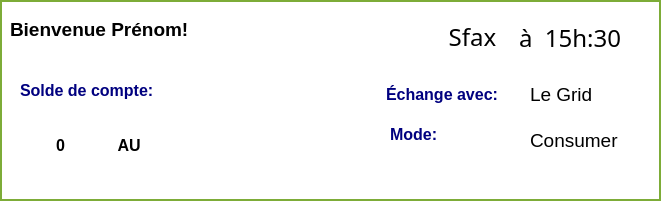
     <widget class="QWidget" name="SolarPanel" native="true">
      <property name="geometry">
       <rect>
        <x>10</x>
        <y>98</y>
        <width>661</width>
        <height>201</height>
       </rect>
      </property>
      <property name="styleSheet">
       <string notr="true">background-color: rgb(255, 255, 255);border:2px solid rgb(125, 172, 56);</string>
      </property>
      <widget class="QLabel" name="label_11">
       <property name="geometry">
        <rect>
         <x>20</x>
         <y>80</y>
         <width>151</width>
         <height>21</height>
        </rect>
       </property>
       <property name="font">
        <font>
         <pointsize>12</pointsize>
         <weight>75</weight>
         <bold>true</bold>
        </font>
       </property>
       <property name="styleSheet">
        <string notr="true">color: rgb(0, 0, 127);border:0px ;</string>
       </property>
       <property name="text">
        <string>Solde de compte:</string>
       </property>
      </widget>
      <widget class="QLabel" name="solde">
       <property name="geometry">
        <rect>
         <x>50</x>
         <y>130</y>
         <width>231</width>
         <height>31</height>
        </rect>
       </property>
       <property name="font">
        <font>
         <pointsize>12</pointsize>
         <weight>75</weight>
         <bold>true</bold>
        </font>
       </property>
       <property name="styleSheet">
        <string notr="true">border-color: rgb(255, 255, 255);color:rgb(0, 0, 0)</string>
       </property>
       <property name="text">
        <string>0            AU</string>
       </property>
      </widget>
      <widget class="QLabel" name="bienvenue">
       <property name="geometry">
        <rect>
         <x>10</x>
         <y>14</y>
         <width>321</width>
         <height>31</height>
        </rect>
       </property>
       <property name="font">
        <font>
         <pointsize>14</pointsize>
         <weight>75</weight>
         <bold>true</bold>
         <underline>false</underline>
        </font>
       </property>
       <property name="styleSheet">
        <string notr="true">color: rgb(0, 0, 0);border:0px;</string>
       </property>
       <property name="text">
        <string>Bienvenue Prénom!</string>
       </property>
      </widget>
      <widget class="QLabel" name="label_28">
       <property name="geometry">
        <rect>
         <x>230</x>
         <y>90</y>
         <width>71</width>
         <height>71</height>
        </rect>
       </property>
       <property name="styleSheet">
        <string notr="true">color: rgb(0, 0, 0);border:0px;</string>
       </property>
       <property name="text">
        <string/>
       </property>
       <property name="pixmap">
        <pixmap>images/money.jpg</pixmap>
       </property>
       <property name="scaledContents">
        <bool>true</bool>
       </property>
      </widget>
      <widget class="QLabel" name="label_81">
       <property name="geometry">
        <rect>
         <x>390</x>
         <y>122</y>
         <width>61</width>
         <height>25</height>
        </rect>
       </property>
       <property name="font">
        <font>
         <pointsize>12</pointsize>
         <weight>75</weight>
         <bold>true</bold>
        </font>
       </property>
       <property name="styleSheet">
        <string notr="true">color: rgb(0, 0, 127);border:0px ;</string>
       </property>
       <property name="text">
        <string>Mode:</string>
       </property>
      </widget>
      <widget class="QLabel" name="mode">
       <property name="geometry">
        <rect>
         <x>530</x>
         <y>130</y>
         <width>91</width>
         <height>21</height>
        </rect>
       </property>
       <property name="font">
        <font>
         <family>Arial</family>
         <pointsize>14</pointsize>
         <italic>false</italic>
        </font>
       </property>
       <property name="styleSheet">
        <string notr="true">border:0px ;color: rbg(0,0,0);</string>
       </property>
       <property name="text">
        <string>Consumer</string>
       </property>
      </widget>
      <widget class="QLabel" name="label_6">
       <property name="geometry">
        <rect>
         <x>403</x>
         <y>19</y>
         <width>31</width>
         <height>31</height>
        </rect>
       </property>
       <property name="styleSheet">
        <string notr="true">border:0px ;</string>
       </property>
       <property name="text">
        <string/>
       </property>
       <property name="pixmap">
        <pixmap>images/loc.jpg</pixmap>
       </property>
       <property name="scaledContents">
        <bool>true</bool>
       </property>
      </widget>
      <widget class="QLabel" name="Localisation">
       <property name="geometry">
        <rect>
         <x>432</x>
         <y>22</y>
         <width>81</width>
         <height>30</height>
        </rect>
       </property>
       <property name="font">
        <font>
         <family>Arial Rounded MT Bold</family>
         <pointsize>18</pointsize>
         <weight>50</weight>
         <bold>false</bold>
        </font>
       </property>
       <property name="styleSheet">
        <string notr="true">color: rgb(0, 0, 0);border:0px ;</string>
       </property>
       <property name="text">
        <string>Sfax</string>
       </property>
       <property name="alignment">
        <set>Qt::AlignCenter</set>
       </property>
      </widget>
      <widget class="QLabel" name="hour">
       <property name="geometry">
        <rect>
         <x>519</x>
         <y>27</y>
         <width>111</width>
         <height>21</height>
        </rect>
       </property>
       <property name="font">
        <font>
         <family>Arial Rounded MT Bold</family>
         <pointsize>18</pointsize>
        </font>
       </property>
       <property name="styleSheet">
        <string notr="true">color:rgb(0, 0, 0);border:0px ;</string>
       </property>
       <property name="text">
        <string>à  15h:30</string>
       </property>
      </widget>
      <widget class="QLabel" name="label_38">
       <property name="geometry">
        <rect>
         <x>386</x>
         <y>84</y>
         <width>131</width>
         <height>21</height>
        </rect>
       </property>
       <property name="font">
        <font>
         <pointsize>12</pointsize>
         <weight>75</weight>
         <bold>true</bold>
        </font>
       </property>
       <property name="styleSheet">
        <string notr="true">color: rgb(0, 0, 127);border:0px ;</string>
       </property>
       <property name="text">
        <string>Échange avec:</string>
       </property>
      </widget>
      <widget class="QLabel" name="exchangeWith">
       <property name="geometry">
        <rect>
         <x>530</x>
         <y>84</y>
         <width>91</width>
         <height>21</height>
        </rect>
       </property>
       <property name="font">
        <font>
         <pointsize>14</pointsize>
        </font>
       </property>
       <property name="styleSheet">
        <string notr="true">border:0px ;color: rbg(0,0,0);</string>
       </property>
       <property name="text">
        <string>Le Grid</string>
       </property>
      </widget>
     </widget>
